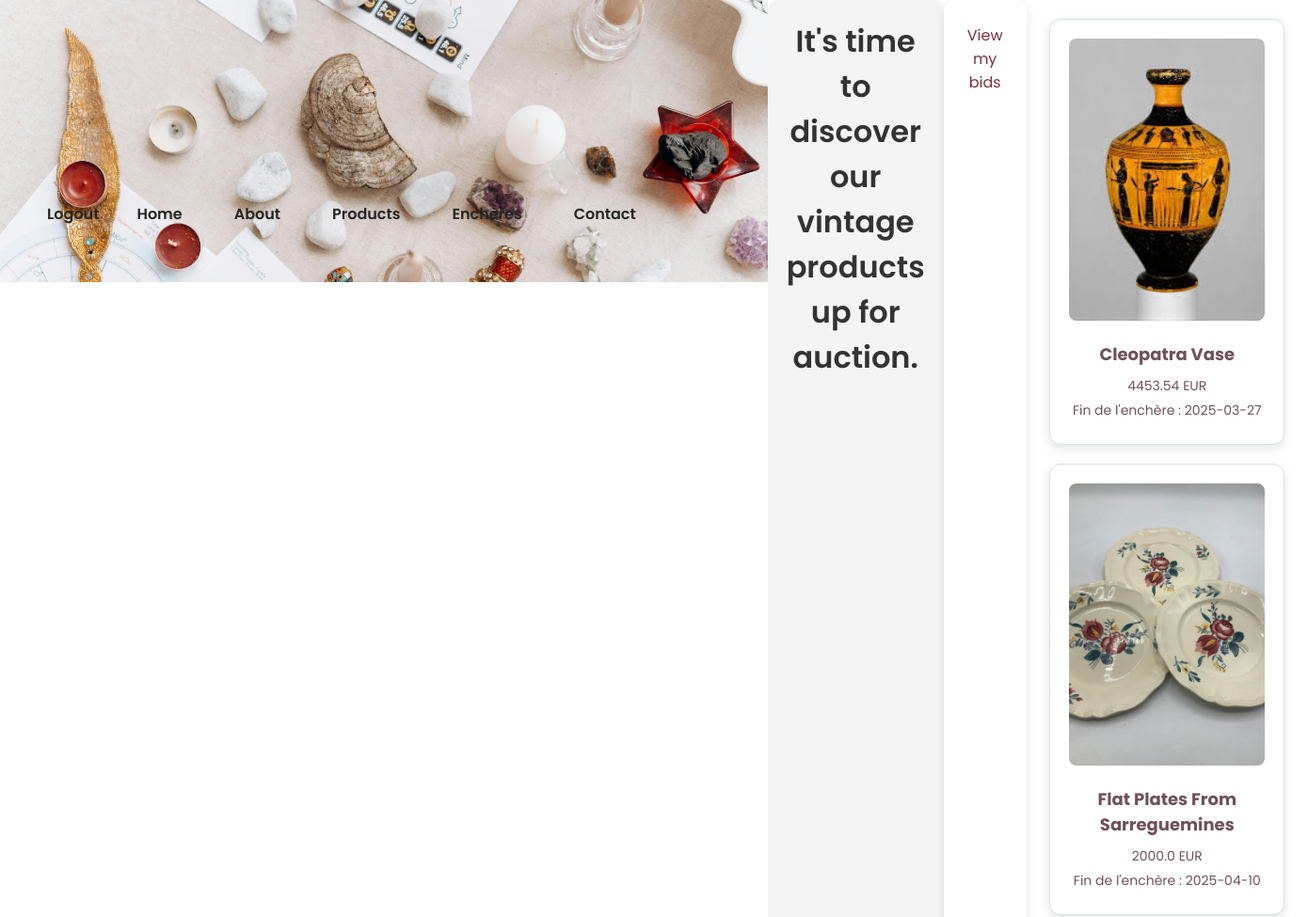
The page /encheres (signed in, upper part) on the database as committed earlier.
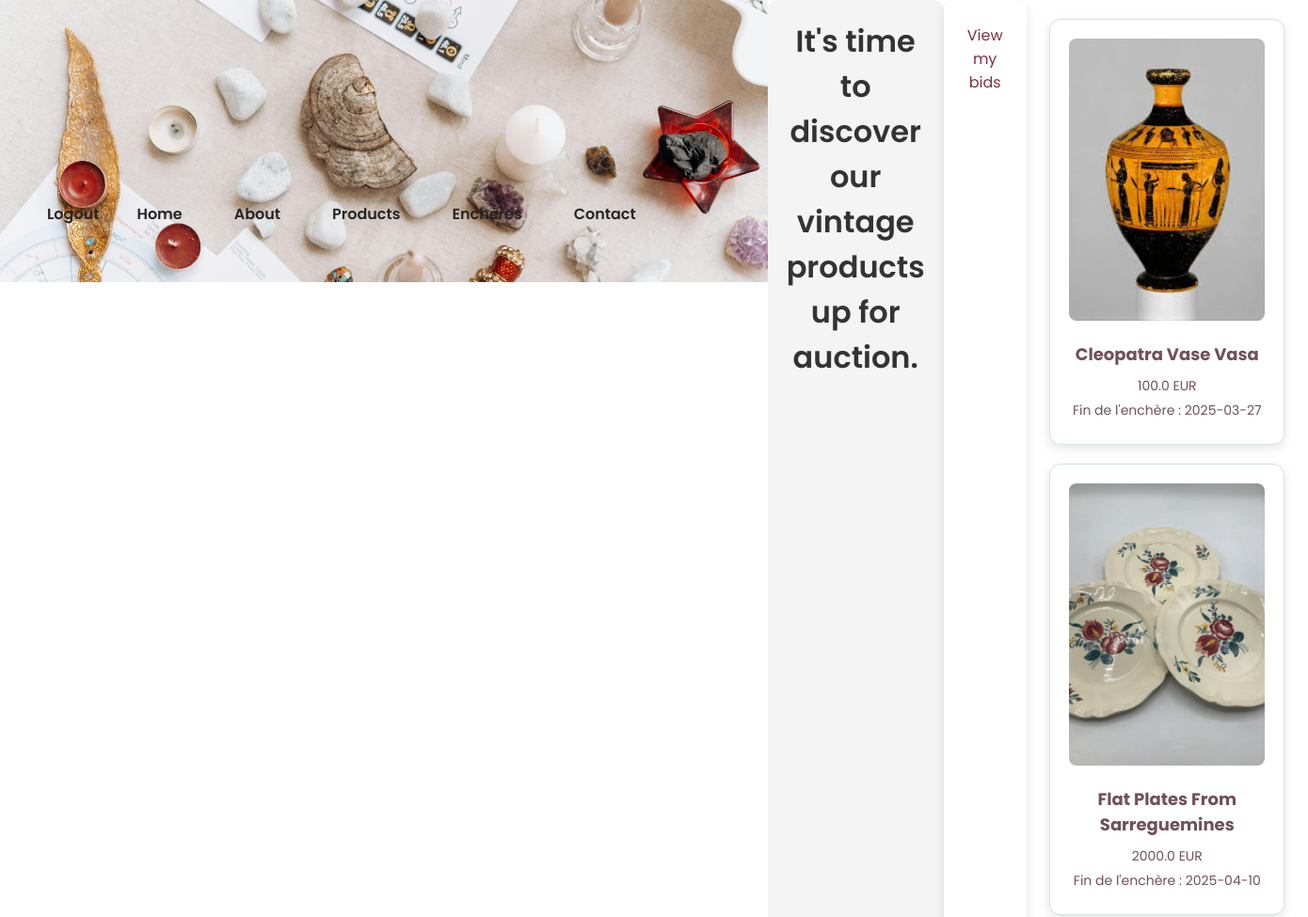
The same page on the database as committed later.
### tables this page shows
CREATE TABLE enchere (
            id_enchere INTEGER PRIMARY KEY AUTOINCREMENT,
            name TEXT NOT NULL,
            etat TEXT NOT NULL DEFAULT 'En cours',
            description TEXT NOT NULL,
            image_url TEXT, 
            prix REAL NOT NULL,
            date_fin DATE NOT NULL,
            adresse TEXT NOT NULL
        );

### app.py (the view)
@app.route("/encheres")
@login_required
def encher_user():
    conn = get_db()
    encheres = conn.execute("SELECT * FROM enchere").fetchall()
    conn.close()
    encheres = [dict(enchere) for enchere in encheres]
    return render_template("encher_user.html", encheres=encheres)

### app.py (called while the page is built)
@login_manager.user_loader
def load_user(user_id):
    conn = get_db()
    user = conn.execute("SELECT * FROM users WHERE id = ?", (user_id,)).fetchone()
    conn.close()
    if user:
        return User(
            user["id"],
            user["FirstName"],
            user["LastName"],
            user["Email"],
            user["phoneNum"],
            user["password"],
            user["is_admin"],
        )
    return None

def get_db():
    conn = sqlite3.connect("database.db")
    conn.row_factory = sqlite3.Row
    return conn

### templates/encher_user.html (shortened to what this page needs)
<!DOCTYPE html>
<html lang="fr">
<head>
    <link rel="stylesheet" href="{{ url_for('static', filename='encher_user.css') }}" />
    <link rel="stylesheet" href="{{ url_for('static', filename='admin_enchere.css') }}" />
</head>
<body>
     <header class="welcome-section">
        <div id="navbar">
          <a href="{{ url_for('logout') }}" class="logout-text">Logout</a>
          <nav>
            <ul >
              <li><a href="{{ url_for('home') }}">Home</a></li>
              <li><a href="{{ url_for('home') }}#about">About</a></li>
              <li><a href="{{ url_for('index_user') }}">Products</a></li>
              <li><a href="{{ url_for('encher_user') }}">Enchères</a></li>
              <li><a href="{{ url_for('contact_us') }}">Contact</a></li>
          </ul>
      </nav>
      </div>
        </header>
    <div class="slogan">
        <p>It's time to discover our vintage products up for auction.</p>
    </div>
    <div class="cart-container">
        <a href="{{ url_for('mes_encheres') }}" class="cart-link">View my bids</a>
    </div>
    <div class="product-container">
        {% for enchere in encheres %}
        <div class="product-card">
            <a href="{{ url_for('enchere_detail', enchere_id=enchere.id_enchere) }}">
            <img src="{{ url_for('static', filename= enchere.image_url ) }}" alt="{{ enchere.name }}" />
            <h3>{{ enchere.name }}</h3>
            <p>{{ enchere.prix }} EUR</p>
            <p>Fin de l'enchère : {{ enchere.date_fin }}</p>
        </a>
        </div>
        {% endfor %}
    </div>
</body>
</html>

Rows that differ between the two databases and show on the page:
changed enchere: name "Cleopatra Vase" → "Cleopatra Vase Vasa"; prix "4453.54" → "100.0"
